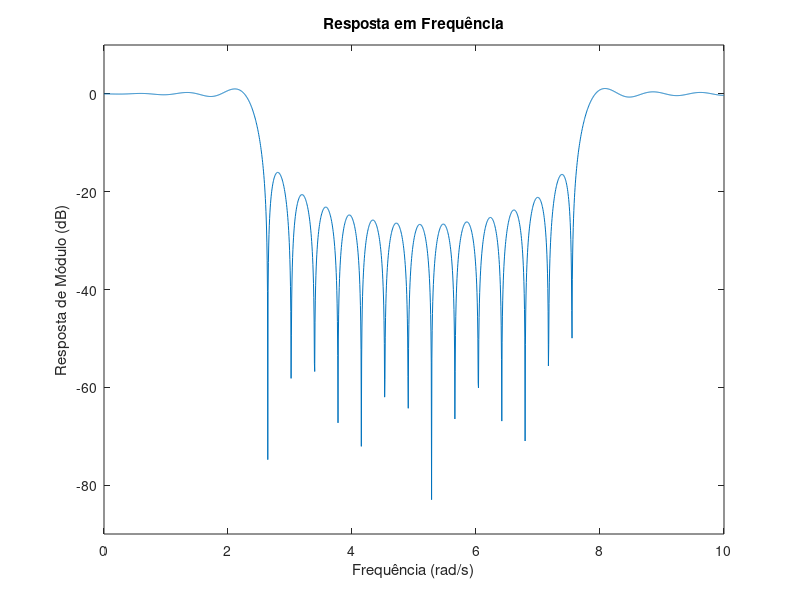
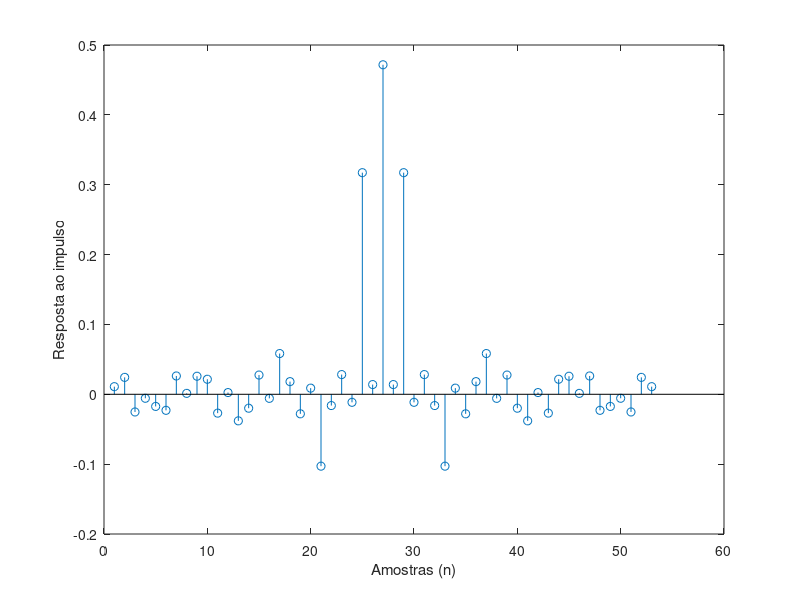

Write MATLAB code to recreate these figures, in order.
clear all; close all; clc;

% Parâmetros do filtro passa-faixa
M = 52;           % Comprimento do filtro menos um
N = M + 1;        % Comprimento total do filtro
Omega_r1 = 3;     % Frequência de corte inferior da banda de rejeição
Omega_p1 = 2;     % Frequência de corte inferior da banda de passagem
Omega_p2 = 8;     % Frequência de corte superior da banda de passagem
Omega_r2 = 7;     % Frequência de corte superior da banda de rejeição
Omega_s = 20.0;   % Frequência de amostragem

% Calcular índices de truncamento
kp1 = floor(N * Omega_p1 / Omega_s);
kr1 = floor(N * Omega_r1 / Omega_s);
kp2 = floor(N * Omega_p2 / Omega_s);
kr2 = floor(N * Omega_r2 / Omega_s);

% Ajusta kp se a diferença entre kr e kp for maior do que 1
if (kr1 - kp1) > 1
    kp1 = kr1 - 1;
end

% Ajusta kp se a diferença entre kr e kp for maior do que 1
if (kr2 - kp2) > 1
    kp2 = kr2 - 1;
end

A = ones(1, N);
A(kr1+1:kp2) = 0;

h = zeros(1, N);

k = 1:M/2;

for n = 0:M
    h(n+1) = A(1) + 2 * sum((-1).^k .* A(k+1) .* cos(pi * k * (1 + 2*n) / N));
end

h = h ./ N;

% Calcular resposta em frequência
[H, w] = freqz(h, 1, 2048, Omega_s);

% Plotar resposta em frequência
figure;
plot(w, 20*log10(abs(H)));
axis([0 10 -90 10]);
ylabel('Resposta de Módulo (dB)');
xlabel('Frequência (rad/s)');
title('Resposta em Frequência');

% Plotando a resposta ao impulso
figure(2)
stem(h)
ylabel('Resposta ao impulso')
xlabel('Amostras (n)')


